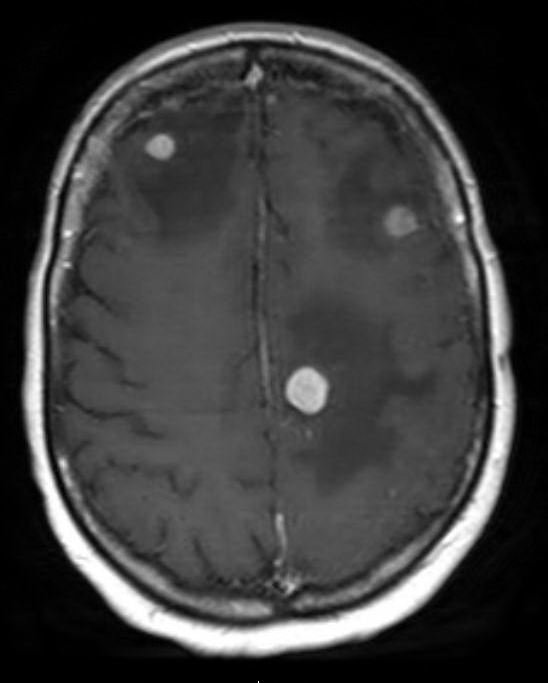
#> input picture brain_tumors.jpg, 548 x 683 px
$ jupyter execute project_vision.ipynb
#> lines starting #> are read from the running program, lines starting #| are printed output that depends on the picture; after the words box and inside, x2 and y2 are one past the last pixel; in counts of white or black regions, pixels touching at a corner belong together
[cell 1]
# Importing the libraries
import numpy as np
import matplotlib.pyplot as plt
import matplotlib.image as mpimg
from matplotlib.patches import FancyArrowPatch

from skimage.filters import threshold_otsu, threshold_local
from skimage import measure
import skimage as image_tool
from skimage.measure import find_contours
from skimage import io
from skimage import morphology

import scipy
from scipy import ndimage

import General_function as tools

[cell 2]
# Read the image
image = mpimg.imread('brain_tumors.jpg')
#> image is the input picture: shape (683, 548, 3); min 0, max 255, mean 59.7

# this is the image
# plt.imshow(image)

[cell 3]
# Convert to grayscale function
def rgb2gray(rgb):

    r, g, b = rgb[:,:,0], rgb[:,:,1], rgb[:,:,2]
    gray = 0.2989 * r + 0.5870 * g + 0.1140 * b

    return gray

[cell 4]
gray_image = rgb2gray(image)
gray_image = np.around(gray_image)
gray_image = np.uint8(gray_image)

[cell 5]
# Otsu thresholding
thresh = threshold_otsu(gray_image)
#> thresh = 116
Image_Binary_otsu = gray_image > thresh
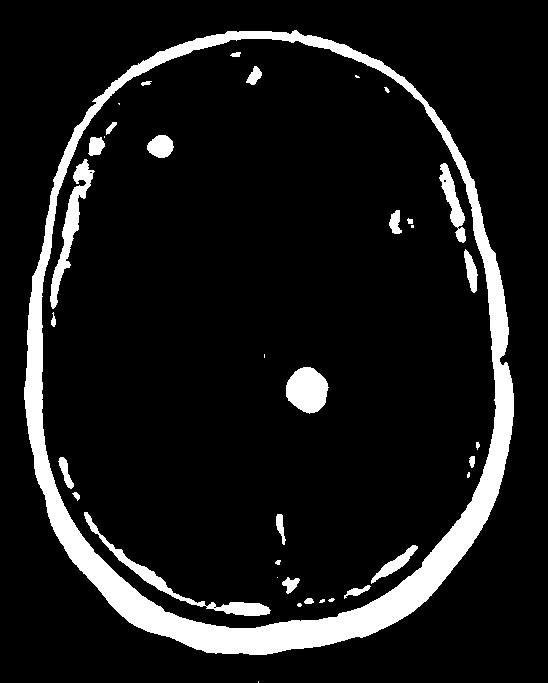
#> Image_Binary_otsu: shape (683, 548) bool; 10% white; 37 white regions (11 under 20 px), largest, box (x1, y1, x2, y2) and area: (24, 30, 514, 655) 28778, (84, 512, 271, 616) 1644, (50, 159, 95, 309) 1605
Image_Binary_otsu = Image_Binary_otsu.astype(int)

# Manual thresholding
thresh = 90 # this is the threshold
Image_Binary_manual = gray_image > thresh
#> Image_Binary_manual: shape (683, 548) bool; 13.7% white; 69 white regions (33 under 20 px), largest, box (x1, y1, x2, y2) and area: (23, 24, 515, 656) 33844, (50, 117, 122, 333) 3238, (58, 454, 272, 618) 3185
Image_Binary_manual = Image_Binary_manual.astype(int)
#> Image_Binary_manual: shape (683, 548) int64; values 0 (black) and 1 (white), 13.7% white; 69 white regions (33 under 20 px)

fig = plt.figure(1)
sub = fig.add_subplot(1,3,1)
plt.imshow(image,cmap=plt.cm.gray)
plt.title('Normal Image')
plt.axis('off')


sub = fig.add_subplot(1,3,2)
plt.imshow(Image_Binary_otsu ,cmap=plt.cm.gray)
plt.title('Otsu thresholding')
plt.axis('off')

#plt.figure(1)
sub = fig.add_subplot(1,3,3)
plt.imshow(Image_Binary_manual ,cmap=plt.cm.gray)
plt.title('Manual thresholding')
plt.axis('off')

[cell 6]
#show the histogram of the image
plt.figure(2)
hist1= plt.hist(gray_image, bins=10)
plt.title("Histogram with 'auto' bins")
plt.show()
#> figure, not shown here; tallest bar 683 high, from x = 2.55 to 2.59; tallest bar 683 high, from x = 2.59 to 2.62; tallest bar 683 high, from x = 2.62 to 2.66

[cell 7]
[Labeled_image, num_of_neighbors] = measure.label(Image_Binary_manual, connectivity = 1, background = False, return_num = True)
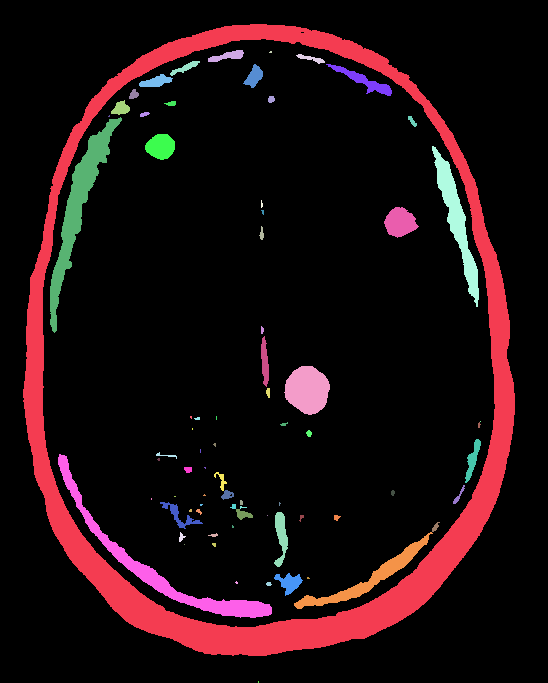
#> Labeled_image: shape (683, 548) int64; 75 distinct labels, from 0 to 74; one colour per label, 0 black
#> num_of_neighbors = 74
Group_connected_list = image_tool.measure.regionprops(Labeled_image)
#> Group_connected_list = 74 regions; largest, box (x1, y1, x2, y2) and area: (23, 24, 515, 656) 33844, (50, 117, 122, 333) 3238, (58, 454, 272, 618) 3185, (432, 146, 479, 307) 1968, (284, 366, 330, 415) 1663


plt.figure()
plt.imshow(Labeled_image, cmap = plt.cm.gray)
plt.title('Labeled image')
plt.axis('off')
# this is the centroid of the image
for i in range(num_of_neighbors):
    plt.annotate(i, xy = (Group_connected_list[i].centroid[1],Group_connected_list[i].centroid[0]), color='red')

[cell 8]
cancerous_labels = [16, 19, 24]  # list of cancerous labels
cancerous_regions = [Group_connected_list[i] for i in cancerous_labels]  # get cancerous regions
#> cancerous_regions = 3 regions; box (x1, y1, x2, y2) and area: (284, 366, 330, 415) 1663, (384, 207, 419, 238) 725, (145, 134, 175, 160) 585

# create a new image with only cancerous regions
cancerous_image = np.zeros_like(Labeled_image)

# fill the cancerous regions with the original image
for region in cancerous_regions:
    rr, cc = region.coords.T # get the coordinates of the region
    cancerous_image[rr, cc] = Labeled_image[rr, cc] # fill the cancerous regions with the original image
#> this loop made 3 passes
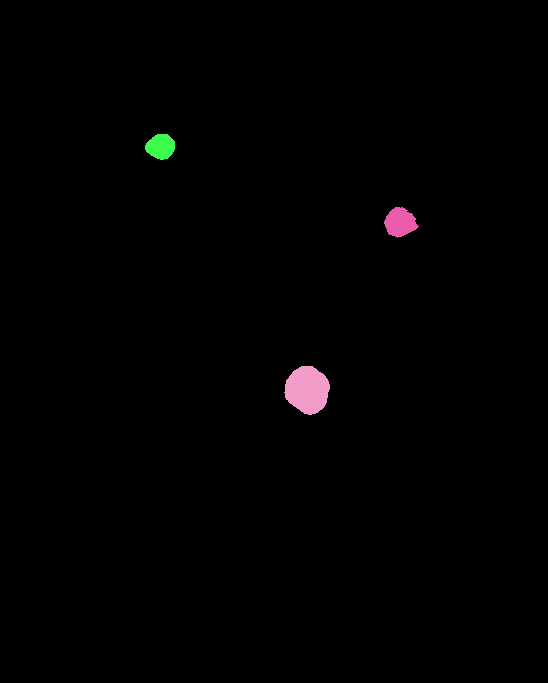
#> cancerous_image: shape (683, 548) int64; 4 distinct labels, from 0 to 25; one colour per label, 0 black

# display the cancerous image
# plt.figure()
# plt.imshow(cancerous_image, cmap=plt.cm.gray)

# create a figure with a single subplot
fig = plt.figure(figsize=(8, 3))

# display each cancerous region in the subplot
for i, region in enumerate(cancerous_regions):
    ax = fig.add_subplot(1, len(cancerous_regions)+1, i+1)
    ax.imshow(region.image, cmap=plt.cm.gray)
    ax.axis("off")
    ax.set_title(f"Region {i+1}")

# display all cancerous regions together
ax = fig.add_subplot(1, len(cancerous_regions)+1, len(cancerous_regions)+1)
ax.imshow(cancerous_image, cmap=plt.cm.gray)
ax.axis("off")
ax.set_title("All cancerous regions")

plt.show()
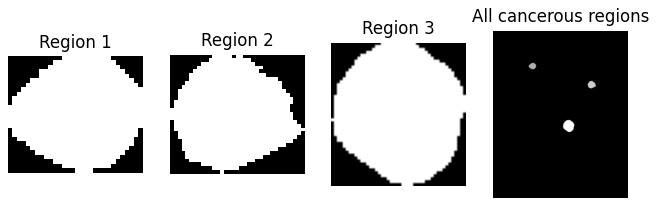
#> figure drawn by matplotlib, 4 panels

[cell 9]
# compute the area and shape of each region
regions = measure.regionprops(cancerous_image)
#> regions has the same summary as cancerous_regions
areas = [region.area for region in regions]
#> areas = [585, 725, 1663]
shape_factor = [4*np.pi*region.area/region.perimeter**2 for region in regions]
#> shape_factor = [0.935, 0.801, 0.897]

print(regions, areas, shape_factor)
#> (printed output is left out)

[cell 10]
# create histograms of the areas and shape factors
plt.figure(figsize=(8, 4))
plt.subplot(1, 2, 1)
plt.hist(areas, bins=10)
plt.xlabel("Area")
plt.ylabel("Number of regions")
# show axis with more detail
plt.axis([0, 1700, 0, 1.1])

plt.subplot(1, 2, 2)
plt.hist(shape_factor, bins=10)
plt.xlabel("Shape factor")
plt.ylabel("Number of regions")
plt.axis([0.5, 1, 0, 1.1])

plt.show()
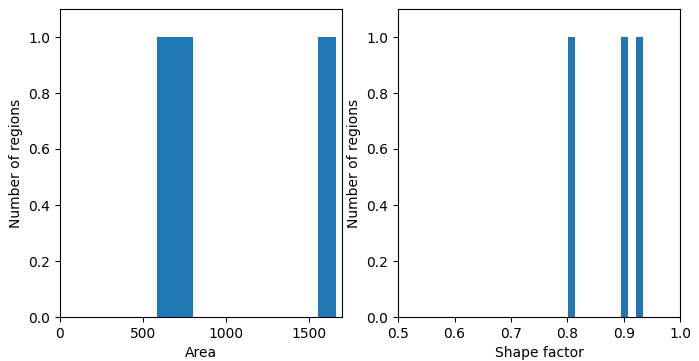
#> figure drawn by matplotlib, 2 panels

[cell 11]
for region in cancerous_regions:
    print(f"Region {region.label - 1}: area = {region.area}")

# Based on the histograms of the area and shape factor of the regions, it appears that the three volumes can be distinguished from the other regions. The volumes have larger areas and a different shape factor compared to the other regions. This suggests that it may be possible to isolate the volumes from the rest of the regions using these properties. Further investigation is needed to confirm this conclusion and to determine the most effective method for isolating the volumes.

----------------------------------------------------------------------------
Task 5

[cell 12]
cancerous_labels = [16, 19, 24]  # list of cancerous labels
cancerous_regions = [Group_connected_list[i] for i in cancerous_labels]  # get cancerous regions

for region in cancerous_regions:
    rr, cc = region.coords.T # get the coordinates of the region
    cancerous_image[rr, cc] = Labeled_image[rr, cc] # fill the cancerous regions with the original image

contours = measure.find_contours(cancerous_image, 0.5)
#> contours = 3 point arrays, longest 191 points

# display the contours
plt.imshow(gray_image, cmap='gray')
for i, contour in enumerate(contours):
    plt.plot(contour[:, 1], contour[:, 0], linewidth=2, color='red')
    # add label to the center of the contour
    x, y = np.mean(contour, axis=0).astype(int)
    plt.annotate('Cancer', (x, y), color='white', fontsize=12, ha='center', va='center',
                 arrowprops={'arrowstyle': '->', 'color': 'white', 'lw': 1})
#> this loop made 3 passes
#> (x, y) on passes 1 to 3: (146, 160), (221, 400), (389, 306)
plt.show()
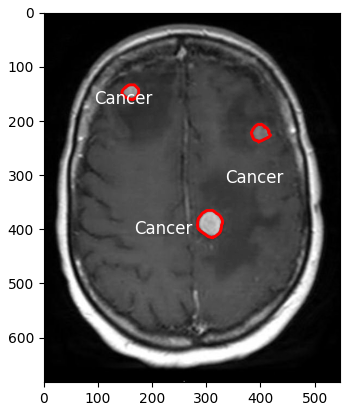
#> figure drawn by matplotlib, 1 panel

-------------------------------------------------------------------------------------
Step 6

[cell 13]
#Mask
#Mask_Crucifix = scipy.ndimage.generate_binary_structure(2, 1)
#Mask_Crucifix=np.asarray(Mask_Crucifix, dtype=np.int32) #convert to int32

Mask_Rectangle = image_tool.morphology.rectangle(3,5)#OR Mask_Rectangle=np.ones((3,5))
Mask = np.asarray(Mask_Rectangle, dtype=np.int32)

# Display the mask


#Erosion
Image_erosion = scipy.ndimage.binary_erosion(Image_Binary_manual, Mask)
#> Image_erosion: shape (683, 548) bool; 10% white; 42 white regions (22 under 20 px), largest, box (x1, y1, x2, y2) and area: (25, 25, 513, 655) 27005, (52, 120, 119, 330) 2206, (60, 456, 270, 617) 2097
Image_erosion = np.asarray(Image_erosion, dtype=np.int32)

#Dilation
Image_dilation = scipy.ndimage.binary_dilation(Image_Binary_manual, Mask)
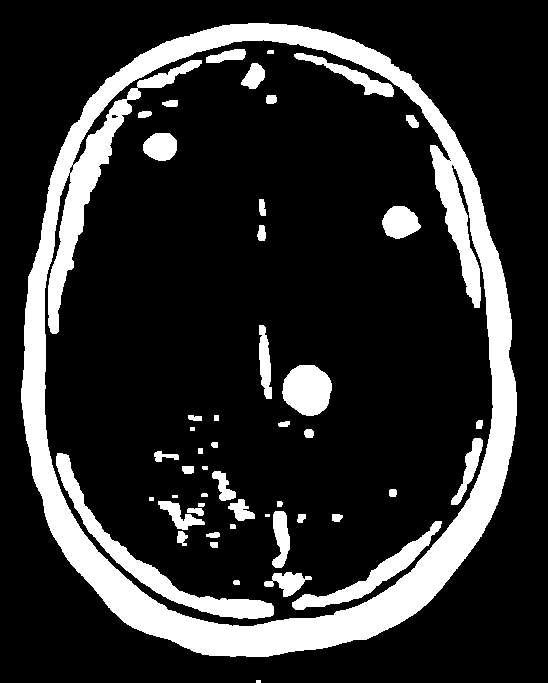
#> Image_dilation: shape (683, 548) bool; 17.8% white; 50 white regions (3 under 20 px), largest, box (x1, y1, x2, y2) and area: (21, 23, 517, 657) 48791, (56, 453, 274, 619) 4301, (292, 521, 442, 610) 2287
Image_dilation = np.asarray(Image_dilation, dtype=np.int32)

[cell 14]
# Opening
opening = scipy.ndimage.binary_erosion(Image_dilation,Mask)
#> opening: shape (683, 548) bool; 13.7% white; 61 white regions (24 under 20 px), largest, box (x1, y1, x2, y2) and area: (23, 24, 515, 656) 35857, (50, 115, 122, 333) 3257, (58, 454, 272, 618) 3185
opening =np.asarray(opening, dtype=np.int32)

# Closing
closing = scipy.ndimage.binary_dilation(Image_erosion,Mask)
#> closing: shape (683, 548) bool; 13.4% white; 37 white regions (4 under 20 px), largest, box (x1, y1, x2, y2) and area: (23, 24, 515, 656) 33823, (50, 119, 121, 331) 3224, (58, 455, 272, 618) 3177
closing = np.asarray(closing, dtype=np.int32)

[cell 15]
# Inside contour
inside_contour = Image_Binary_manual - Image_erosion
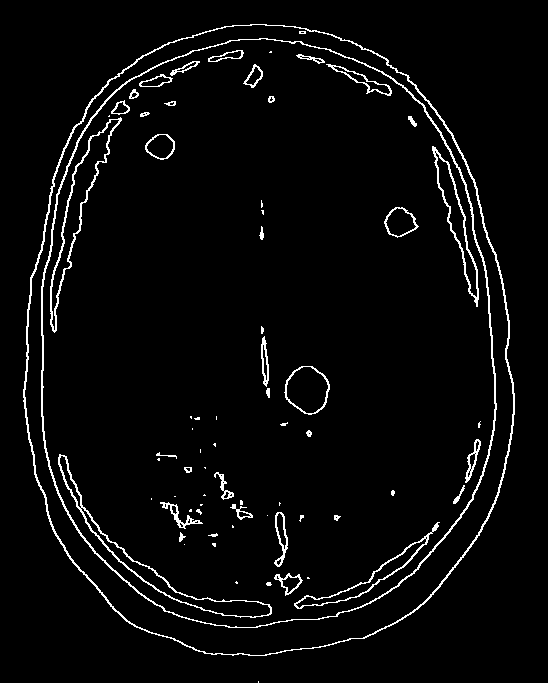
#> inside_contour: shape (683, 548) int64; values 0 (black) and 1 (white), 3.7% white in thin lines or dots, all inside (x1, y1, x2, y2) = (23, 24, 515, 683)

# Outside contour
outside_contour = Image_dilation - Image_Binary_manual
#> outside_contour: shape (683, 548) int64; values 0 (black) and 1 (white), 4.1% white in thin lines or dots, all inside (x1, y1, x2, y2) = (21, 23, 517, 683)

# Morphological gradient
morphological_gradient = Image_dilation - Image_erosion
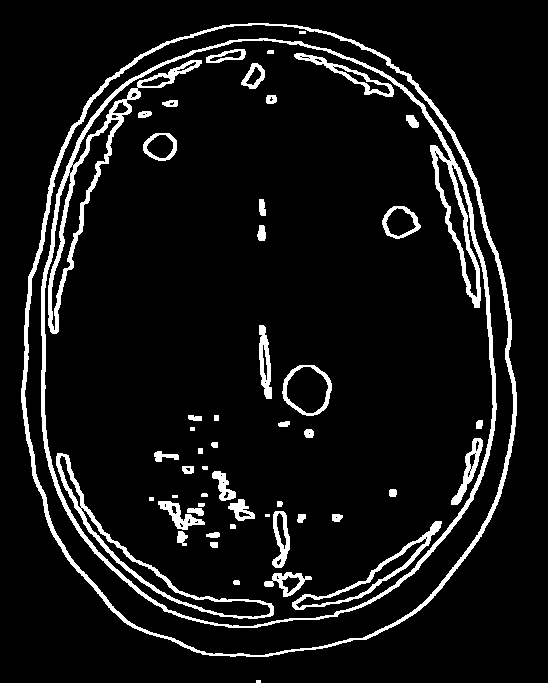
#> morphological_gradient: shape (683, 548) int32; values 0 (black) and 1 (white), 7.8% white; 52 white regions (3 under 20 px), largest, box (x1, y1, x2, y2) and area: (41, 38, 497, 628) 10934, (21, 23, 517, 657) 7095, (56, 453, 274, 619) 2204

[cell 16]
# Noise removal
noise_removal = scipy.ndimage.binary_erosion(closing,Mask)
noise_removal = np.asarray(noise_removal, dtype=np.int32)

# Image skeletonize
Image_skeletonize = image_tool.morphology.skeletonize(Image_Binary_manual)
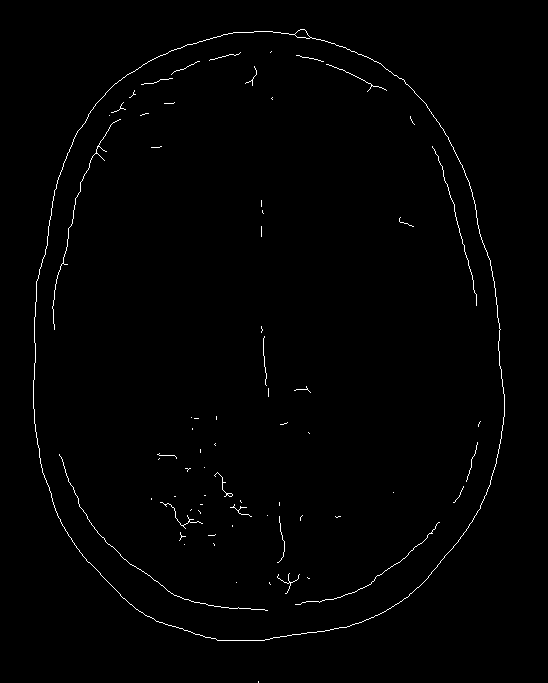
#> Image_skeletonize: shape (683, 548) bool; 0.88% white in thin lines or dots, all inside (x1, y1, x2, y2) = (33, 29, 505, 683)

[cell 17]
figure1 = plt.figure(1, figsize=(20, 10))

subplot1=figure1.add_subplot(2,5,1)
plt.imshow(Image_Binary_manual,cmap=plt.cm.gray)
subplot1.set_title('Binary Image')

subplot1=figure1.add_subplot(2,5,2)
plt.imshow(Image_dilation,cmap=plt.cm.gray)
subplot1.set_title('Image_with_dilation')

subplot1=figure1.add_subplot(2,5,3)
plt.imshow(Image_erosion,cmap=plt.cm.gray)
subplot1.set_title('Image_with_erosion')

subplot1=figure1.add_subplot(2,5,4)
plt.imshow(opening,cmap=plt.cm.gray)
subplot1.set_title('Anoigma')

subplot1=figure1.add_subplot(2,5,5)
plt.imshow(closing,cmap=plt.cm.gray)
subplot1.set_title('Klisimo')

subplot1=figure1.add_subplot(2,5,6)
plt.imshow(inside_contour,cmap=plt.cm.gray)
subplot1.set_title('Eswteriko Perigramma')

subplot1=figure1.add_subplot(2,5,7)
plt.imshow(outside_contour,cmap=plt.cm.gray)
subplot1.set_title('Ekswteriko Perigramma')

subplot1=figure1.add_subplot(2,5,8)
plt.imshow(morphological_gradient,cmap=plt.cm.gray)
subplot1.set_title('Morphological Gradient')

subplot1=figure1.add_subplot(2,5,9)
plt.imshow(noise_removal,cmap=plt.cm.gray)
subplot1.set_title('Noise Removal')

subplot1=figure1.add_subplot(2,5,10)
plt.imshow(Image_skeletonize,cmap=plt.cm.gray)
subplot1.set_title('Image skeletonize')
